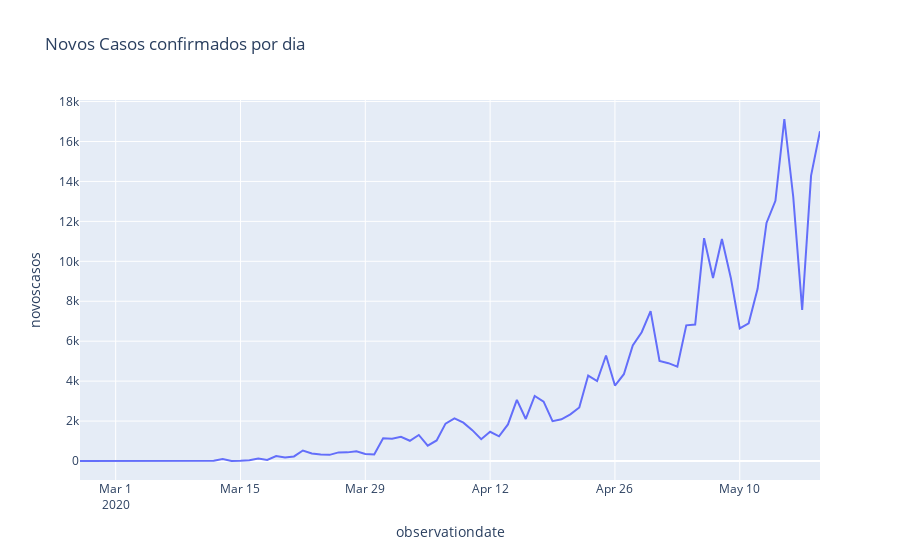

The code cell stored with this chart in its notebook:
### Code cell
#Visualizando
px.line(brasil, x='observationdate', y='novoscasos', title='Novos Casos confirmados por dia')
